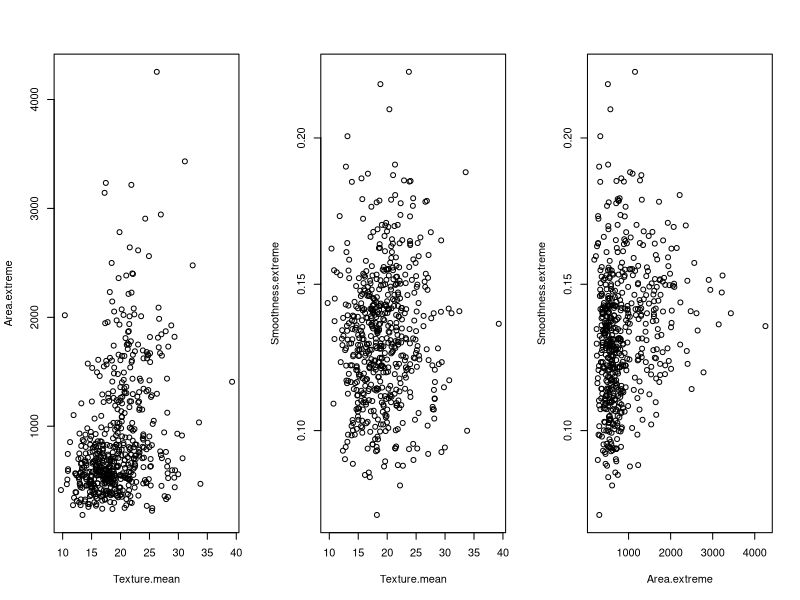
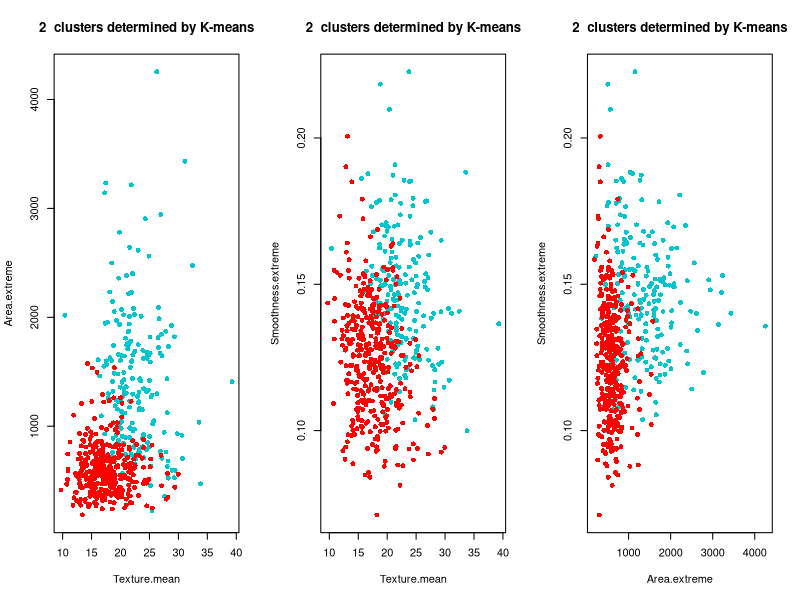
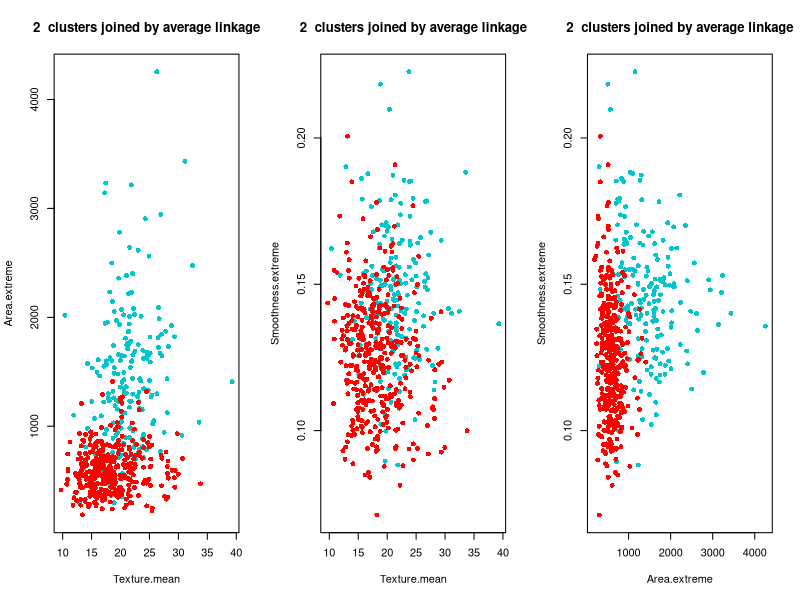

Write R code to recreate these figures, in order. (Note: this script raises an error after producing the figures.)
cancer = read.csv("WI_breastcancer_data.csv")
attach(cancer)

# measurements only (as if we do not have diagnosis)
x = cancer[,-c(1,2)]
xsubset = cancer[,c(4,26,27)]

# scaling visibly required to allow all predictors to contribute to similarity measure
par(mfrow=c(1,3))
plot(Texture.mean, Area.extreme, main="")
plot(Texture.mean, Smoothness.extreme, main="")
plot(Area.extreme, Smoothness.extreme, main="")

x.scale = scale(x)
xsubset.scale = scale(xsubset)












############ fitting non-hierarchical models - K-means with p = 3 variables ############
nclust=2
colused = c("turquoise3", "red", "black", "orange","blue", "slateblue",  "purple","green", "violetred" )

set.seed(12)


#repeat the following a few times
memb = kmeans(xsubset.scale,nclust)$cluster
#plotting clusters
colused = c("turquoise3", "red", "black", "orange","blue", "slateblue",  "purple","green", "violetred" )
par(mfrow=c(1,3))
plot(Texture.mean, Area.extreme ,pch=16,main=paste(nclust," clusters determined by K-means"))
for (i in 1:9)  points(Texture.mean[memb == i],Area.extreme[memb == i],pch=16,col=colused[i])
plot(Texture.mean, Smoothness.extreme ,pch=16,main=paste(nclust," clusters determined by K-means"))
for (i in 1:9)  points(Texture.mean[memb == i],Smoothness.extreme[memb == i],pch=16,col=colused[i])
plot(Area.extreme, Smoothness.extreme ,pch=16,main=paste(nclust," clusters determined by K-means"))
for (i in 1:9)  points(Area.extreme[memb == i],Smoothness.extreme[memb == i],pch=16,col=colused[i])








############ fitting non-hierarchical models - K-means with p = 30 variables ############
nclust=2
colused = c("turquoise3", "red", "black", "orange","blue", "slateblue",  "purple","green", "violetred" )

set.seed(12)


#repeat the following a few times
membfull = kmeans(x.scale,nclust)$cluster
#plotting clusters
colused = c("turquoise3", "red", "black", "orange","blue", "slateblue",  "purple","green", "violetred" )
par(mfrow=c(1,3))
plot(Texture.mean, Area.extreme ,pch=16,main=paste(nclust," clusters joined by average linkage"))
for (i in 1:9)  points(Texture.mean[membfull == i],Area.extreme[membfull == i],pch=16,col=colused[i])
plot(Texture.mean, Smoothness.extreme ,pch=16,main=paste(nclust," clusters joined by average linkage"))
for (i in 1:9)  points(Texture.mean[membfull == i],Smoothness.extreme[membfull == i],pch=16,col=colused[i])
plot(Area.extreme, Smoothness.extreme ,pch=16,main=paste(nclust," clusters joined by average linkage"))
for (i in 1:9)  points(Area.extreme[membfull == i],Smoothness.extreme[membfull == i],pch=16,col=colused[i])

# nonhierarchical selection
nclust=2
set.seed(12)
membfull = kmeans(x.scale,nclust)$cluster
finalnonhierarchicalclusters = membfull





#comparing results

table(finalhierarchicalclusters,finalnonhierarchicalclusters)


# true diagnoses
table(finalhierarchicalclusters,Diagnosis)

table(finalnonhierarchicalclusters,Diagnosis)













